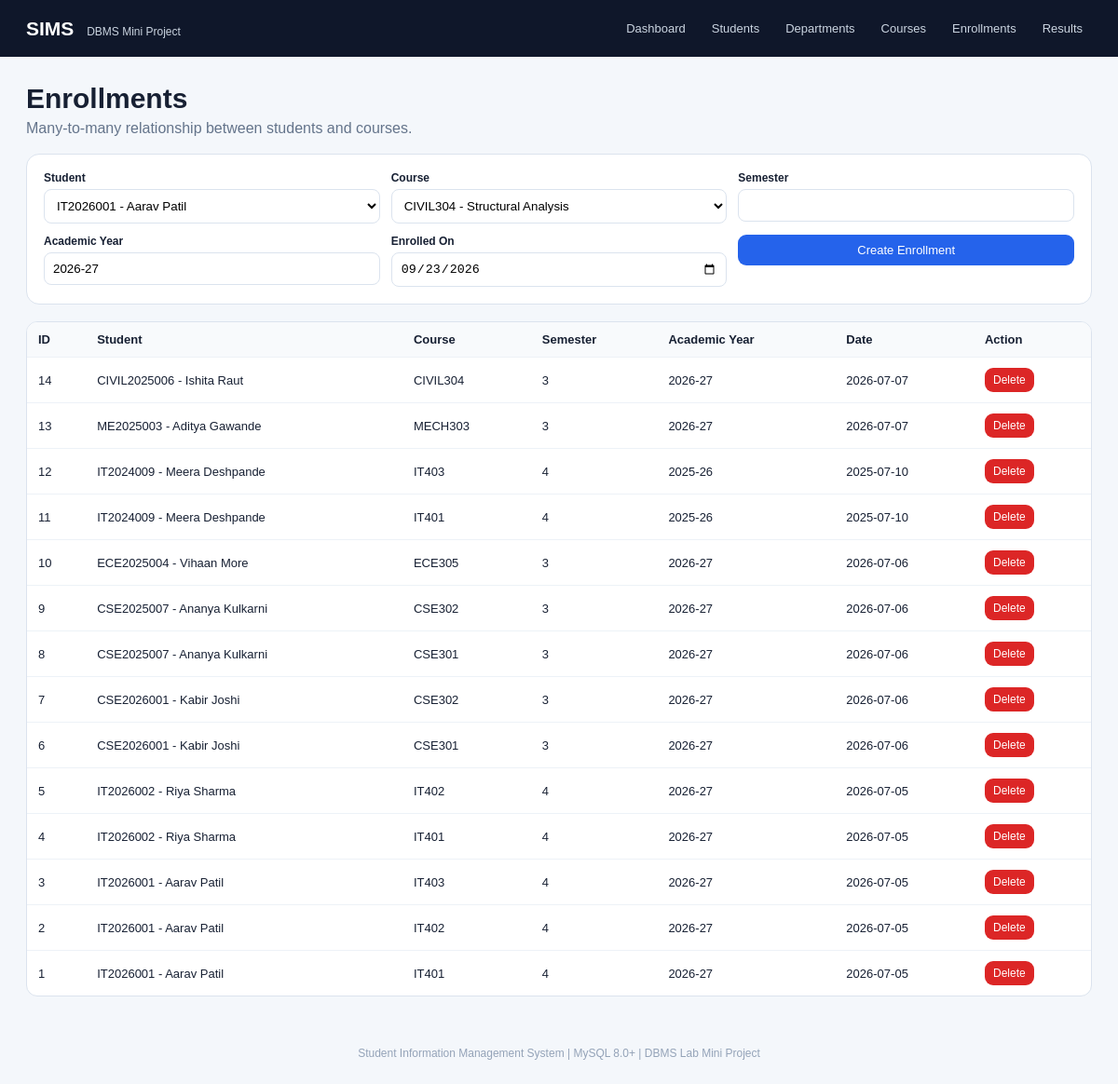
The app's page /enrollments.php with its own data.
### tables this page shows
CREATE TABLE enrollments (
    enrollment_id INT AUTO_INCREMENT PRIMARY KEY,
    student_id INT NOT NULL,
    course_id INT NOT NULL,
    semester_no TINYINT NOT NULL CHECK (semester_no BETWEEN 1 AND 8),
    academic_year VARCHAR(9) NOT NULL,
    enrolled_on DATE NOT NULL DEFAULT (CURRENT_DATE),
    CONSTRAINT uq_student_course_term UNIQUE (student_id, course_id, semester_no, academic_year),
    CONSTRAINT fk_enroll_student FOREIGN KEY (student_id)
        REFERENCES students(student_id)
        ON UPDATE CASCADE ON DELETE CASCADE,
    CONSTRAINT fk_enroll_course FOREIGN KEY (course_id)
        REFERENCES courses(course_id)
        ON UPDATE CASCADE ON DELETE RESTRICT
);

CREATE TABLE courses (
    course_id INT AUTO_INCREMENT PRIMARY KEY,
    course_code VARCHAR(15) NOT NULL UNIQUE,
    course_name VARCHAR(100) NOT NULL,
    credits TINYINT NOT NULL CHECK (credits BETWEEN 1 AND 8),
    dept_id INT NOT NULL,
    semester_no TINYINT NOT NULL CHECK (semester_no BETWEEN 1 AND 8),
    CONSTRAINT fk_course_department FOREIGN KEY (dept_id)
        REFERENCES departments(dept_id)
        ON UPDATE CASCADE ON DELETE RESTRICT
);

### public/enrollments.php (the view, shortened to what this page needs)
<?php
require __DIR__.'/db.php';$pageTitle='Enrollments';$msg='';
$students=$pdo->query("SELECT student_id,CONCAT(first_name,' ',last_name) name,enrollment_no FROM students WHERE status='Active' ORDER BY first_name")->fetchAll();$courses=$pdo->query('SELECT course_id,course_code,course_name FROM courses ORDER BY course_code')->fetchAll();$rows=$pdo->query('SELECT e.*,s.enrollment_no,CONCAT(s.first_name," ",s.last_name) student_name,c.course_code FROM enrollments e JOIN students s ON s.student_id=e.student_id JOIN courses c ON c.course_id=e.course_id ORDER BY e.enrollment_id DESC')->fetchAll();include __DIR__.'/partials/header.php';
?>
<div class="hero"><div><h1>Enrollments</h1><p>Many-to-many relationship between students and courses.</p></div></div><?php if($msg): ?><div class="notice success"><?=htmlspecialchars($msg)?></div><?php endif; ?><div class="form-card"><form method="post"><input type="hidden" name="action" value="create"><div class="form-grid"><div class="field"><label>Student</label><select name="student_id"><?php foreach($students as $s): ?><option value="<?=$s['student_id']?>"><?=htmlspecialchars($s['enrollment_no'].' - '.$s['name'])?></option><?php endforeach; ?></select></div><div class="field"><label>Course</label><select name="course_id"><?php foreach($courses as $c): ?><option value="<?=$c['course_id']?>"><?=htmlspecialchars($c['course_code'].' - '.$c['course_name'])?></option><?php endforeach; ?></select></div><div class="field"><label>Semester</label><input type="number" name="semester_no" min="1" max="8" required></div><div class="field"><label>Academic Year</label><input name="academic_year" value="2026-27" required></div><div class="field"><label>Enrolled On</label><input type="date" name="enrolled_on" value="<?=date('Y-m-d')?>"></div><div class="field"><button class="btn">Create Enrollment</button></div></div></form></div><div class="table-wrap"><table class="table"><tr><th>ID</th><th>Student</th><th>Course</th><th>Semester</th><th>Academic Year</th><th>Date</th><th>Action</th></tr><?php foreach($rows as $r): ?><tr><td><?=$r['enrollment_id']?></td><td><?=htmlspecialchars($r['enrollment_no'].' - '.$r['student_name'])?></td><td><?=$r['course_code']?></td><td><?=$r['semester_no']?></td><td><?=$r['academic_year']?></td><td><?=$r['enrolled_on']?></td><td><form method="post"><input type="hidden" name="action" value="delete"><input type="hidden" name="enrollment_id" value="<?=$r['enrollment_id']?>"><button class="btn small danger">Delete</button></form></td></tr><?php endforeach; ?></table></div><?php include __DIR__.'/partials/footer.php'; ?>

### public/assets/style.css (style rules this page uses)
:root { --bg:#f4f7fb;--card:#fff;--ink:#172033;--muted:#64748b;--primary:#2563eb;--border:#dbe3ee;--danger:#dc2626;--success:#0f766e; }
* { box-sizing:border-box }
body { margin:0;font-family:Arial,Helvetica,sans-serif;background:var(--bg);color:var(--ink) }
.hero { display:flex;justify-content:space-between;align-items:flex-end;gap:20px;margin-bottom:18px }
.hero h1 { margin:0 0 6px;font-size:30px }
.hero p { margin:0;color:var(--muted) }
.table-wrap { overflow:auto;background:var(--card);border:1px solid var(--border);border-radius:12px }
.table { width:100%;border-collapse:collapse;min-width:780px }
.table th,.table td { padding:11px 12px;border-bottom:1px solid #edf2f7;text-align:left;font-size:13px }
.table th { background:#f8fafc }
.table tr:last-child td { border-bottom:0 }
.btn { display:inline-block;border:0;border-radius:9px;padding:9px 13px;text-decoration:none;cursor:pointer;font-size:13px;background:var(--primary);color:#fff }
.btn.danger { background:var(--danger) }
.btn.small { padding:6px 9px;font-size:12px }
.form-card { background:var(--card);border:1px solid var(--border);border-radius:14px;padding:18px;margin-bottom:18px }
.form-grid { display:grid;grid-template-columns:repeat(3,1fr);gap:12px }
.field { display:flex;flex-direction:column;gap:5px }
.field label { font-size:12px;font-weight:700 }
.field input,.field select,.field textarea { border:1px solid var(--border);border-radius:8px;padding:9px;background:#fff }

### records on screen
enrollments: enrollment_id "14", student_name "CIVIL2025006 - Ishita Raut", course.course_code "CIVIL304", semester_no "3", academic_year "2026-27", enrolled_on "2026-07-07"
enrollments: enrollment_id "13", student_name "ME2025003 - Aditya Gawande", course.course_code "MECH303", semester_no "3", academic_year "2026-27", enrolled_on "2026-07-07"
enrollments: enrollment_id "12", student_name "IT2024009 - Meera Deshpande", course.course_code "IT403", semester_no "4", academic_year "2025-26", enrolled_on "2025-07-10"
enrollments: enrollment_id "11", student_name "IT2024009 - Meera Deshpande", course.course_code "IT401", semester_no "4", academic_year "2025-26", enrolled_on "2025-07-10"
enrollments: enrollment_id "10", student_name "ECE2025004 - Vihaan More", course.course_code "ECE305", semester_no "3", academic_year "2026-27", enrolled_on "2026-07-06"
enrollments: enrollment_id "9", student_name "CSE2025007 - Ananya Kulkarni", course.course_code "CSE302", semester_no "3", academic_year "2026-27", enrolled_on "2026-07-06"
enrollments: enrollment_id "8", student_name "CSE2025007 - Ananya Kulkarni", course.course_code "CSE301", semester_no "3", academic_year "2026-27", enrolled_on "2026-07-06"
enrollments: enrollment_id "7", student_name "CSE2026001 - Kabir Joshi", course.course_code "CSE302", semester_no "3", academic_year "2026-27", enrolled_on "2026-07-06"
enrollments: enrollment_id "6", student_name "CSE2026001 - Kabir Joshi", course.course_code "CSE301", semester_no "3", academic_year "2026-27", enrolled_on "2026-07-06"
enrollments: enrollment_id "5", student_name "IT2026002 - Riya Sharma", course.course_code "IT402", semester_no "4", academic_year "2026-27", enrolled_on "2026-07-05"
enrollments: enrollment_id "4", student_name "IT2026002 - Riya Sharma", course.course_code "IT401", semester_no "4", academic_year "2026-27", enrolled_on "2026-07-05"
enrollments: enrollment_id "3", student_name "IT2026001 - Aarav Patil", course.course_code "IT403", semester_no "4", academic_year "2026-27", enrolled_on "2026-07-05"
enrollments: enrollment_id "2", student_name "IT2026001 - Aarav Patil", course.course_code "IT402", semester_no "4", academic_year "2026-27", enrolled_on "2026-07-05"
enrollments: enrollment_id "1", student_name "IT2026001 - Aarav Patil", course.course_code "IT401", semester_no "4", academic_year "2026-27", enrolled_on "2026-07-05"

### other values on screen
form field student_id "IT2026001 - Aarav Patil"
form field course_id "CIVIL304 - Structural Analysis"
